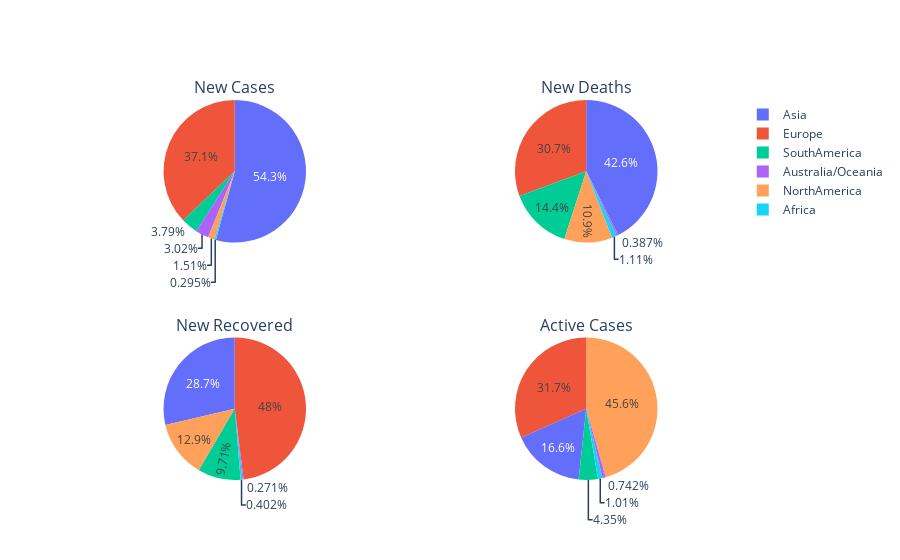

Notebook code cell kept with this figure:
### Code cell
specs = [[{'type':'domain'}, {'type':'domain'}], [{'type':'domain'}, {'type':'domain'}]]
fig = make_subplots(rows=2, cols=2, specs = specs, 
subplot_titles=['New Cases', 'New Deaths', 'New Recovered', 'Active Cases'])

fig.add_trace(go.Pie(labels=piechart_plots['Continent'], values=piechart_plots['NewCases']), 1, 1)
fig.add_trace(go.Pie(labels=piechart_plots['Continent'], values=piechart_plots['NewDeaths']), 1, 2)

fig.add_trace(go.Pie(labels=piechart_plots['Continent'], values=piechart_plots['NewRecovered']), 2, 1)
fig.add_trace(go.Pie(labels=piechart_plots['Continent'], values=piechart_plots['ActiveCases']), 2, 2)

### Figure 1 — Plotly figure (JSON) as saved in the notebook; plotly's stock layout.template omitted (floating-point values rounded to 4 significant figures)
{"data": [{"domain": {"x": [0, 0.45], "y": [0.625, 1]}, "labels": ["Africa", "Asia", "Australia/Oceania", "Europe", "NorthAmerica", "SouthAmerica"], "type": "pie", "values": [3419, 628950, 34942, 429928, 17526, 43889]}, {"domain": {"x": [0.55, 1], "y": [0.625, 1]}, "labels": ["Africa", "Asia", "Australia/Oceania", "Europe", "NorthAmerica", "SouthAmerica"], "type": "pie", "values": [46, 1761, 16, 1268, 450, 594]}, {"domain": {"x": [0, 0.45], "y": [0, 0.375]}, "labels": ["Africa", "Asia", "Australia/Oceania", "Europe", "NorthAmerica", "SouthAmerica"], "type": "pie", "values": [5336, 380772, 3597, 637883, 171862, 129029]}, {"domain": {"x": [0.55, 1], "y": [0, 0.375]}, "labels": ["Africa", "Asia", "Australia/Oceania", "Europe", "NorthAmerica", "SouthAmerica"], "type": "pie", "values": [585339, 9666517, 431579, 18417994, 26514639, 2532312]}], "layout": {"annotations": [{"font": {"size": 16}, "showarrow": false, "text": "New Cases", "x": 0.225, "xanchor": "center", "xref": "paper", "y": 1, "yanchor": "bottom", "yref": "paper"}, {"font": {"size": 16}, "showarrow": false, "text": "New Deaths", "x": 0.775, "xanchor": "center", "xref": "paper", "y": 1, "yanchor": "bottom", "yref": "paper"}, {"font": {"size": 16}, "showarrow": false, "text": "New Recovered", "x": 0.225, "xanchor": "center", "xref": "paper", "y": 0.375, "yanchor": "bottom", "yref": "paper"}, {"font": {"size": 16}, "showarrow": false, "text": "Active Cases", "x": 0.775, "xanchor": "center", "xref": "paper", "y": 0.375, "yanchor": "bottom", "yref": "paper"}]}}
